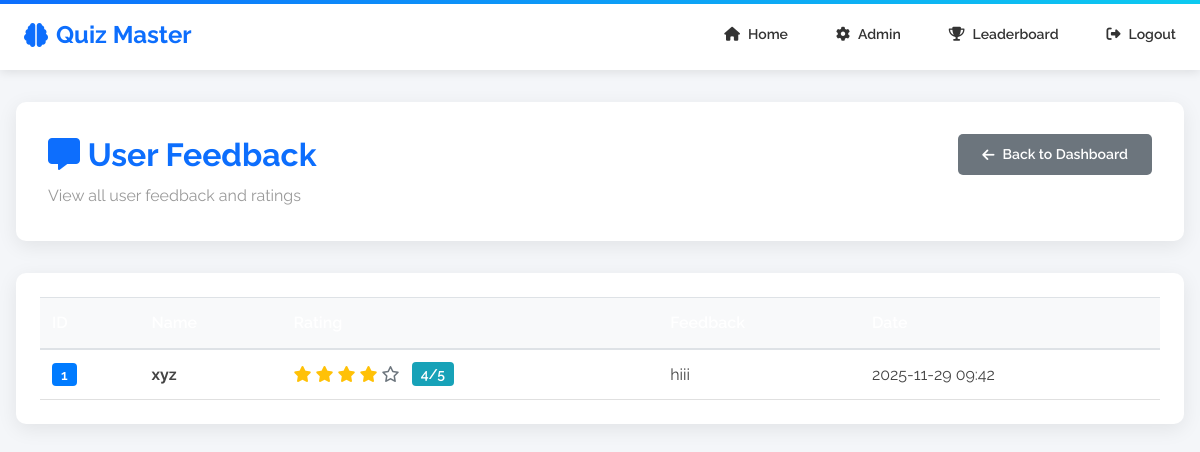
/admin/feedback (signed in), run on the app's committed database.
### app/models.py (models this page shows)
class Feedback(db.Model):
    id = db.Column(db.Integer, primary_key=True)
    user_id = db.Column(db.Integer, db.ForeignKey('user.id'), nullable=True)
    name = db.Column(db.String(150), nullable=False)
    rating = db.Column(db.Integer, nullable=False)  # 1-5 stars
    feedback_text = db.Column(db.Text, nullable=True)
    created_at = db.Column(db.DateTime, default=datetime.utcnow)
    user = db.relationship('User', backref='feedbacks', lazy=True)

### app/admin/routes.py (the view)
@admin_bp.route('/feedback')
@login_required
@admin_required
def feedback():
    from app.models import Feedback
    try:
        feedbacks = Feedback.query.order_by(Feedback.created_at.desc()).all()
    except Exception as e:
        flash(f'Error loading feedback: {str(e)}. Please run "python update_db.py" to create the feedback table.', 'danger')
        feedbacks = []
    return render_template('admin/feedback.html', feedbacks=feedbacks)

### app/admin/routes.py (called while the page is built)
def admin_required(f):
    from functools import wraps
    @wraps(f)
    def wrapper(*args, **kwargs):
        if not current_user.is_authenticated or not current_user.is_admin():
            flash('Admin access required', 'danger')
            return redirect(url_for('auth.login'))
        return f(*args, **kwargs)
    return wrapper

### app/models.py (called while the page is built)
@login_manager.user_loader
def load_user(user_id):
    return User.query.get(int(user_id))

    def is_admin(self):
        return self.role == Role.ADMIN

### app/templates/admin/feedback.html (shortened to what this page needs)
{% extends 'base.html' %}
{% block content %}
<div class="admin-container">
  <div class="admin-wrapper">
    <div class="admin-header">
      <div class="d-flex justify-content-between align-items-center flex-wrap gap-2">
        <h1><i class="fas fa-comment-alt"></i> User Feedback</h1>
        <a class="btn btn-secondary" href="{{ url_for('admin.index') }}">
          <i class="fas fa-arrow-left"></i> Back to Dashboard
        </a>
      </div>
      <p>View all user feedback and ratings</p>
    </div>
    <div class="table-responsive">
      <table class="table table-hover">
        <thead>
          <tr>
            <th>ID</th>
            <th>Name</th>
            <th>Rating</th>
            <th>Feedback</th>
            <th>Date</th>
          </tr>
        </thead>
        <tbody>
          {% if feedbacks %}
            {% for feedback in feedbacks %}
            <tr>
              <td><span class="badge badge-primary">{{ feedback.id }}</span></td>
              <td><strong>{{ feedback.name }}</strong></td>
              <td>
                <div class="rating-display">
                  {% for i in range(1, 6) %}
                    {% if i <= feedback.rating %}
                      <i class="fas fa-star text-warning"></i>
                    {% else %}
                      <i class="far fa-star text-muted"></i>
                    {% endif %}
                  {% endfor %}
                  <span class="badge badge-info ml-2">{{ feedback.rating }}/5</span>
                </div>
              </td>
              <td class="feedback-text">{{ feedback.feedback_text }}</td>
              <td>{{ feedback.created_at.strftime('%Y-%m-%d %H:%M') if feedback.created_at else 'N/A' }}</td>
            </tr>
            {% endfor %}
          {% else %}
            <tr>
              <td colspan="5" class="text-center text-muted py-4">
                <i class="fas fa-inbox"></i> No feedback yet
              </td>
            </tr>
          {% endif %}
        </tbody>
      </table>
    </div>
  </div>
</div>
{% endblock %}

### app/static/css/professional.css (style rules this page uses)
:root { --primary-color: #0d6efd; --secondary-color: #6c757d; --success-color: #198754; --danger-color: #dc3545; --warning-color: #ffc107; --light-color: #f8f9fa; --dark-color: #212529; }
* { margin: 0; padding: 0; box-sizing: border-box; }
body { font-family: 'Raleway', 'Segoe UI', sans-serif; background-color: #f4f6f9; color: #444; line-height: 1.6; }
.btn { padding: 10px 24px !important; border-radius: 5px !important; font-weight: 600 !important; border: none !important; transition: all 0.3s ease !important; font-size: 14px; display: inline-flex; align-items: center; gap: 0.5rem; }
.btn-secondary { background: #6c757d !important; color: white !important; }
.admin-container { min-height: calc(100vh - 70px); background-color: #f4f6f9; padding: 2rem 1rem; display: flex; align-items: flex-start; justify-content: center; }
.admin-wrapper { width: 100%; max-width: 1200px; }
.admin-header { background: white; border-radius: 10px; padding: 2rem; margin-bottom: 2rem; box-shadow: 0 5px 20px rgba(0, 0, 0, 0.08); }
.admin-header h1 { color: #0d6efd; font-size: 2rem; font-weight: 700; margin: 0; }
.admin-header p { color: #999; margin: 0.5rem 0 0 0; }
.table-responsive { background: white; border-radius: 10px; box-shadow: 0 5px 20px rgba(0, 0, 0, 0.08); padding: 1.5rem; }
.table { margin-bottom: 0 !important; }
.table thead { background: linear-gradient(135deg, #0d6efd, #0dcaf0); color: white; }
.table tbody tr { border-bottom: 1px solid #e0e0e0; transition: all 0.3s ease; }
.gap-2 { gap: 1rem; }

### app/static/css/custom.css (style rules this page uses)
.table th { background-color: #f8f9fa; font-weight: 600; border-bottom: 2px solid #dee2e6; }
.table td { vertical-align: middle; }
.badge { padding: 0.35em 0.65em; font-size: 0.875em; font-weight: 600; border-radius: 0.25rem; }
.badge-info { background-color: #17a2b8; color: white; }

### app/templates/admin/feedback.html (style rules this page uses)
.rating-display { display: flex; align-items: center; gap: 0.25rem; }
.feedback-text { max-width: 400px; word-wrap: break-word; }
.table th { background-color: #f8f9fa; font-weight: 600; }

### data on the page
Feedback: id "1", name "xyz", rating "4", feedback_text "hiii", created_at "2025-11-29 09:42"
